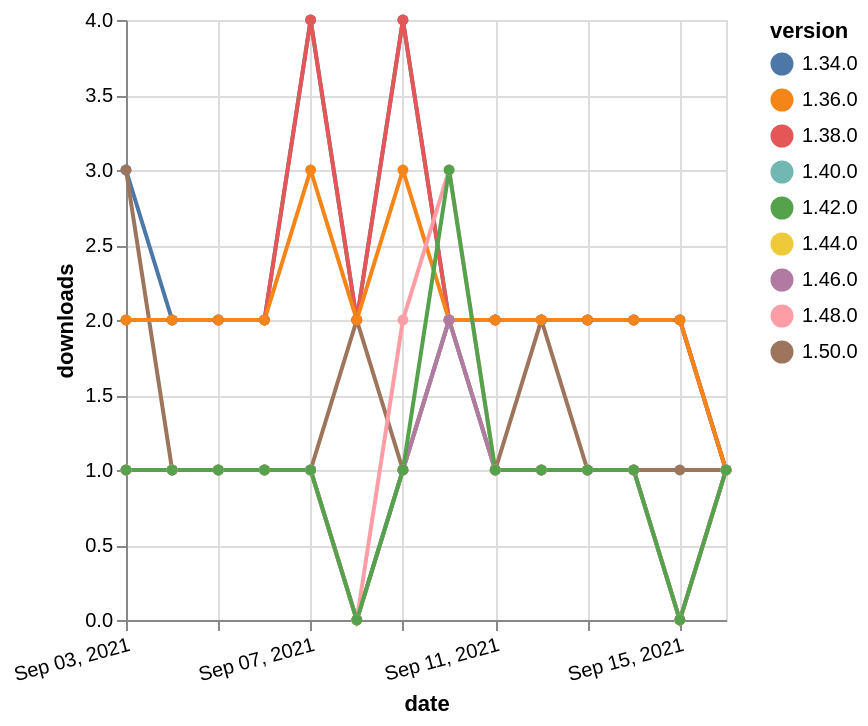

Vega-Lite specification stored for this chart:
### Vega-Lite specification from a JSON file in a GitHub repository (floating-point values rounded to 4 significant figures)
{"$schema": "https://vega.github.io/schema/vega-lite/v5.json", "description": "A simple bar chart with embedded data.", "data": {"values": [{"date": "2021-09-03", "total": 3054, "delta": 3, "version": "1.34.0"}, {"date": "2021-09-04", "total": 3056, "delta": 2, "version": "1.34.0"}, {"date": "2021-09-05", "total": 3058, "delta": 2, "version": "1.34.0"}, {"date": "2021-09-06", "total": 3060, "delta": 2, "version": "1.34.0"}, {"date": "2021-09-07", "total": 3064, "delta": 4, "version": "1.34.0"}, {"date": "2021-09-08", "total": 3066, "delta": 2, "version": "1.34.0"}, {"date": "2021-09-09", "total": 3070, "delta": 4, "version": "1.34.0"}, {"date": "2021-09-10", "total": 3072, "delta": 2, "version": "1.34.0"}, {"date": "2021-09-11", "total": 3074, "delta": 2, "version": "1.34.0"}, {"date": "2021-09-12", "total": 3076, "delta": 2, "version": "1.34.0"}, {"date": "2021-09-13", "total": 3078, "delta": 2, "version": "1.34.0"}, {"date": "2021-09-14", "total": 3080, "delta": 2, "version": "1.34.0"}, {"date": "2021-09-15", "total": 3082, "delta": 2, "version": "1.34.0"}, {"date": "2021-09-16", "total": 3083, "delta": 1, "version": "1.34.0"}, {"date": "2021-09-03", "total": 122, "delta": 3, "version": "1.50.0"}, {"date": "2021-09-04", "total": 123, "delta": 1, "version": "1.50.0"}, {"date": "2021-09-05", "total": 124, "delta": 1, "version": "1.50.0"}, {"date": "2021-09-06", "total": 125, "delta": 1, "version": "1.50.0"}, {"date": "2021-09-07", "total": 126, "delta": 1, "version": "1.50.0"}, {"date": "2021-09-08", "total": 128, "delta": 2, "version": "1.50.0"}, {"date": "2021-09-09", "total": 129, "delta": 1, "version": "1.50.0"}, {"date": "2021-09-10", "total": 131, "delta": 2, "version": "1.50.0"}, {"date": "2021-09-11", "total": 132, "delta": 1, "version": "1.50.0"}, {"date": "2021-09-12", "total": 134, "delta": 2, "version": "1.50.0"}, {"date": "2021-09-13", "total": 135, "delta": 1, "version": "1.50.0"}, {"date": "2021-09-14", "total": 136, "delta": 1, "version": "1.50.0"}, {"date": "2021-09-15", "total": 137, "delta": 1, "version": "1.50.0"}, {"date": "2021-09-16", "total": 138, "delta": 1, "version": "1.50.0"}, {"date": "2021-09-03", "total": 184, "delta": 1, "version": "1.44.0"}, {"date": "2021-09-04", "total": 185, "delta": 1, "version": "1.44.0"}, {"date": "2021-09-05", "total": 186, "delta": 1, "version": "1.44.0"}, {"date": "2021-09-06", "total": 187, "delta": 1, "version": "1.44.0"}, {"date": "2021-09-07", "total": 188, "delta": 1, "version": "1.44.0"}, {"date": "2021-09-08", "total": 188, "delta": 0, "version": "1.44.0"}, {"date": "2021-09-09", "total": 189, "delta": 1, "version": "1.44.0"}, {"date": "2021-09-10", "total": 191, "delta": 2, "version": "1.44.0"}, {"date": "2021-09-11", "total": 192, "delta": 1, "version": "1.44.0"}, {"date": "2021-09-12", "total": 193, "delta": 1, "version": "1.44.0"}, {"date": "2021-09-13", "total": 194, "delta": 1, "version": "1.44.0"}, {"date": "2021-09-14", "total": 195, "delta": 1, "version": "1.44.0"}, {"date": "2021-09-15", "total": 195, "delta": 0, "version": "1.44.0"}, {"date": "2021-09-16", "total": 196, "delta": 1, "version": "1.44.0"}, {"date": "2021-09-03", "total": 2495, "delta": 2, "version": "1.38.0"}, {"date": "2021-09-04", "total": 2497, "delta": 2, "version": "1.38.0"}, {"date": "2021-09-05", "total": 2499, "delta": 2, "version": "1.38.0"}, {"date": "2021-09-06", "total": 2501, "delta": 2, "version": "1.38.0"}, {"date": "2021-09-07", "total": 2505, "delta": 4, "version": "1.38.0"}, {"date": "2021-09-08", "total": 2507, "delta": 2, "version": "1.38.0"}, {"date": "2021-09-09", "total": 2511, "delta": 4, "version": "1.38.0"}, {"date": "2021-09-10", "total": 2513, "delta": 2, "version": "1.38.0"}, {"date": "2021-09-11", "total": 2515, "delta": 2, "version": "1.38.0"}, {"date": "2021-09-12", "total": 2517, "delta": 2, "version": "1.38.0"}, {"date": "2021-09-13", "total": 2519, "delta": 2, "version": "1.38.0"}, {"date": "2021-09-14", "total": 2521, "delta": 2, "version": "1.38.0"}, {"date": "2021-09-15", "total": 2523, "delta": 2, "version": "1.38.0"}, {"date": "2021-09-16", "total": 2524, "delta": 1, "version": "1.38.0"}, {"date": "2021-09-03", "total": 2576, "delta": 2, "version": "1.36.0"}, {"date": "2021-09-04", "total": 2578, "delta": 2, "version": "1.36.0"}, {"date": "2021-09-05", "total": 2580, "delta": 2, "version": "1.36.0"}, {"date": "2021-09-06", "total": 2582, "delta": 2, "version": "1.36.0"}, {"date": "2021-09-07", "total": 2585, "delta": 3, "version": "1.36.0"}, {"date": "2021-09-08", "total": 2587, "delta": 2, "version": "1.36.0"}, {"date": "2021-09-09", "total": 2590, "delta": 3, "version": "1.36.0"}, {"date": "2021-09-10", "total": 2592, "delta": 2, "version": "1.36.0"}, {"date": "2021-09-11", "total": 2594, "delta": 2, "version": "1.36.0"}, {"date": "2021-09-12", "total": 2596, "delta": 2, "version": "1.36.0"}, {"date": "2021-09-13", "total": 2598, "delta": 2, "version": "1.36.0"}, {"date": "2021-09-14", "total": 2600, "delta": 2, "version": "1.36.0"}, {"date": "2021-09-15", "total": 2602, "delta": 2, "version": "1.36.0"}, {"date": "2021-09-16", "total": 2603, "delta": 1, "version": "1.36.0"}, {"date": "2021-09-03", "total": 238, "delta": 1, "version": "1.40.0"}, {"date": "2021-09-04", "total": 239, "delta": 1, "version": "1.40.0"}, {"date": "2021-09-05", "total": 240, "delta": 1, "version": "1.40.0"}, {"date": "2021-09-06", "total": 241, "delta": 1, "version": "1.40.0"}, {"date": "2021-09-07", "total": 242, "delta": 1, "version": "1.40.0"}, {"date": "2021-09-08", "total": 242, "delta": 0, "version": "1.40.0"}, {"date": "2021-09-09", "total": 243, "delta": 1, "version": "1.40.0"}, {"date": "2021-09-10", "total": 245, "delta": 2, "version": "1.40.0"}, {"date": "2021-09-11", "total": 246, "delta": 1, "version": "1.40.0"}, {"date": "2021-09-12", "total": 247, "delta": 1, "version": "1.40.0"}, {"date": "2021-09-13", "total": 248, "delta": 1, "version": "1.40.0"}, {"date": "2021-09-14", "total": 249, "delta": 1, "version": "1.40.0"}, {"date": "2021-09-15", "total": 249, "delta": 0, "version": "1.40.0"}, {"date": "2021-09-16", "total": 250, "delta": 1, "version": "1.40.0"}, {"date": "2021-09-03", "total": 153, "delta": 1, "version": "1.46.0"}, {"date": "2021-09-04", "total": 154, "delta": 1, "version": "1.46.0"}, {"date": "2021-09-05", "total": 155, "delta": 1, "version": "1.46.0"}, {"date": "2021-09-06", "total": 156, "delta": 1, "version": "1.46.0"}, {"date": "2021-09-07", "total": 157, "delta": 1, "version": "1.46.0"}, {"date": "2021-09-08", "total": 157, "delta": 0, "version": "1.46.0"}, {"date": "2021-09-09", "total": 158, "delta": 1, "version": "1.46.0"}, {"date": "2021-09-10", "total": 160, "delta": 2, "version": "1.46.0"}, {"date": "2021-09-11", "total": 161, "delta": 1, "version": "1.46.0"}, {"date": "2021-09-12", "total": 162, "delta": 1, "version": "1.46.0"}, {"date": "2021-09-13", "total": 163, "delta": 1, "version": "1.46.0"}, {"date": "2021-09-14", "total": 164, "delta": 1, "version": "1.46.0"}, {"date": "2021-09-15", "total": 164, "delta": 0, "version": "1.46.0"}, {"date": "2021-09-16", "total": 165, "delta": 1, "version": "1.46.0"}, {"date": "2021-09-03", "total": 180, "delta": 1, "version": "1.48.0"}, {"date": "2021-09-04", "total": 181, "delta": 1, "version": "1.48.0"}, {"date": "2021-09-05", "total": 182, "delta": 1, "version": "1.48.0"}, {"date": "2021-09-06", "total": 183, "delta": 1, "version": "1.48.0"}, {"date": "2021-09-07", "total": 184, "delta": 1, "version": "1.48.0"}, {"date": "2021-09-08", "total": 184, "delta": 0, "version": "1.48.0"}, {"date": "2021-09-09", "total": 186, "delta": 2, "version": "1.48.0"}, {"date": "2021-09-10", "total": 189, "delta": 3, "version": "1.48.0"}, {"date": "2021-09-11", "total": 190, "delta": 1, "version": "1.48.0"}, {"date": "2021-09-12", "total": 191, "delta": 1, "version": "1.48.0"}, {"date": "2021-09-13", "total": 192, "delta": 1, "version": "1.48.0"}, {"date": "2021-09-14", "total": 193, "delta": 1, "version": "1.48.0"}, {"date": "2021-09-15", "total": 193, "delta": 0, "version": "1.48.0"}, {"date": "2021-09-16", "total": 194, "delta": 1, "version": "1.48.0"}, {"date": "2021-09-03", "total": 328, "delta": 1, "version": "1.42.0"}, {"date": "2021-09-04", "total": 329, "delta": 1, "version": "1.42.0"}, {"date": "2021-09-05", "total": 330, "delta": 1, "version": "1.42.0"}, {"date": "2021-09-06", "total": 331, "delta": 1, "version": "1.42.0"}, {"date": "2021-09-07", "total": 332, "delta": 1, "version": "1.42.0"}, {"date": "2021-09-08", "total": 332, "delta": 0, "version": "1.42.0"}, {"date": "2021-09-09", "total": 333, "delta": 1, "version": "1.42.0"}, {"date": "2021-09-10", "total": 336, "delta": 3, "version": "1.42.0"}, {"date": "2021-09-11", "total": 337, "delta": 1, "version": "1.42.0"}, {"date": "2021-09-12", "total": 338, "delta": 1, "version": "1.42.0"}, {"date": "2021-09-13", "total": 339, "delta": 1, "version": "1.42.0"}, {"date": "2021-09-14", "total": 340, "delta": 1, "version": "1.42.0"}, {"date": "2021-09-15", "total": 340, "delta": 0, "version": "1.42.0"}, {"date": "2021-09-16", "total": 341, "delta": 1, "version": "1.42.0"}]}, "width": "container", "mark": {"type": "line", "point": {"filled": true}}, "encoding": {"x": {"field": "date", "type": "temporal", "timeUnit": "yearmonthdate", "title": "date", "axis": {"labelAngle": -15}}, "y": {"field": "delta", "type": "quantitative", "title": "downloads"}, "color": {"field": "version", "type": "nominal"}, "tooltip": {"field": "delta"}}}
